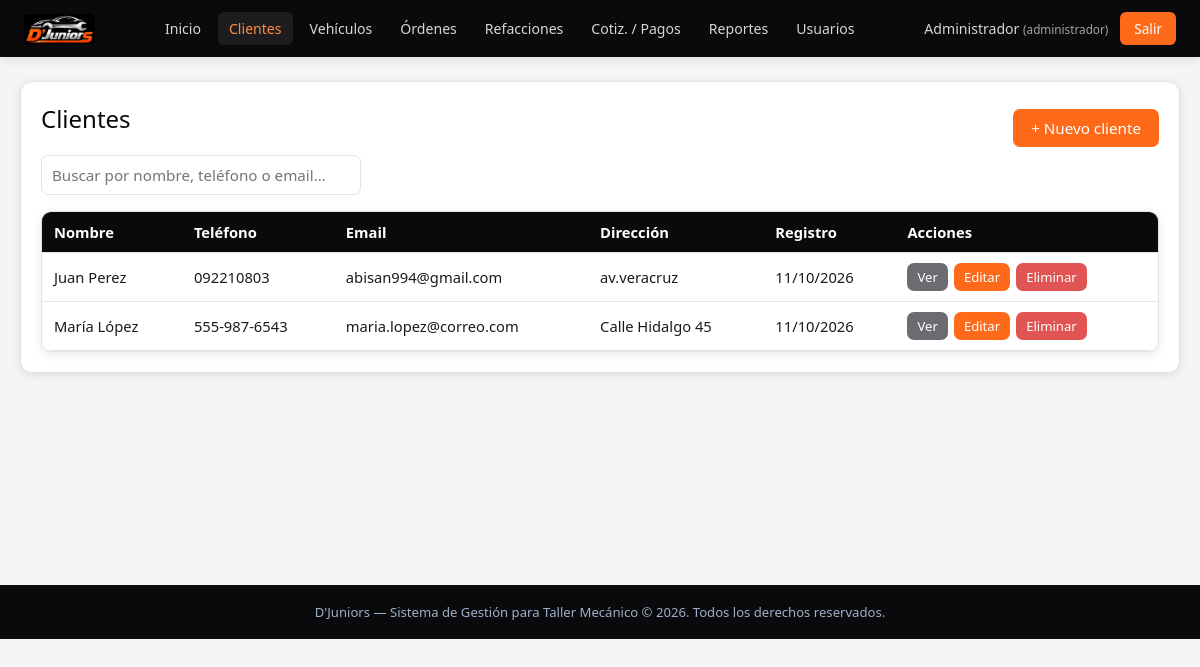
The page /clientes/index.php (signed in) on the database its author committed.
### tables this page shows
CREATE TABLE IF NOT EXISTS `clientes` (
  `id` int(11) NOT NULL AUTO_INCREMENT,
  `nombre` varchar(150) NOT NULL,
  `telefono` varchar(20) DEFAULT NULL,
  `email` varchar(150) DEFAULT NULL,
  `direccion` varchar(255) DEFAULT NULL,
  `acepta_aviso_privacidad` tinyint(1) NOT NULL DEFAULT '0',
  `fecha_aceptacion_privacidad` datetime DEFAULT NULL,
  `fecha_registro` timestamp NOT NULL DEFAULT CURRENT_TIMESTAMP,
  `estado` enum('activo','inactivo') NOT NULL DEFAULT 'activo',
  `usuario` varchar(50) DEFAULT NULL,
  `password` varchar(255) DEFAULT NULL,
  `portal_activo` tinyint(1) NOT NULL DEFAULT '0',
  `fecha_ultimo_acceso` datetime DEFAULT NULL,
  PRIMARY KEY (`id`),
  UNIQUE KEY `usuario` (`usuario`)
);

### clientes/index.php (the view, shortened to what this page needs)
<?php
$pdo = conectarDB();
$busqueda = trim($_GET['q'] ?? '');
if ($busqueda !== '') {
    $stmt = $pdo->prepare("SELECT * FROM clientes WHERE estado='activo' AND (nombre LIKE ? OR telefono LIKE ? OR email LIKE ?) ORDER BY nombre");
    $like = "%$busqueda%";
    $stmt->execute([$like, $like, $like]);
} else {
    $stmt = $pdo->query("SELECT * FROM clientes WHERE estado='activo' ORDER BY nombre");
}
$clientes = $stmt->fetchAll();
require_once __DIR__ . '/../includes/header.php';
?>
<div class="panel">
    <div class="flex-entre">
        <h2 class="mt-0">Clientes</h2>
        <a href="crear.php" class="btn">+ Nuevo cliente</a>
    </div>
    <form method="GET" class="form-grupo" style="max-width:320px; margin-bottom:16px;">
        <input type="text" name="q" placeholder="Buscar por nombre, teléfono o email..." value="<?php echo htmlspecialchars($busqueda); ?>">
    </form>
    <div class="tabla-contenedor">
        <table>
            <thead>
                <tr><th>Nombre</th><th>Teléfono</th><th>Email</th><th>Dirección</th><th>Registro</th><th>Acciones</th></tr>
            </thead>
            <tbody>
                <?php foreach ($clientes as $c): ?>
                <tr>
                    <td><?php echo htmlspecialchars($c['nombre']); ?></td>
                    <td><?php echo htmlspecialchars($c['telefono']); ?></td>
                    <td><?php echo htmlspecialchars($c['email']); ?></td>
                    <td><?php echo htmlspecialchars($c['direccion']); ?></td>
                    <td><?php echo date('d/m/Y', strtotime($c['fecha_registro'])); ?></td>
                    <td class="acciones">
                        <a href="ver.php?id=<?php echo $c['id']; ?>" class="btn btn-sm btn-secundario">Ver</a>
                        <a href="editar.php?id=<?php echo $c['id']; ?>" class="btn btn-sm">Editar</a>
                        <a href="index.php?eliminar=<?php echo $c['id']; ?>" class="btn btn-sm btn-peligro confirmar-eliminar" data-mensaje="¿Eliminar este cliente?">Eliminar</a>
                    </td>
                </tr>
                <?php endforeach; ?>
            </tbody>
        </table>
    </div>
</div>
<?php require_once __DIR__ . '/../includes/footer.php'; ?>

### css/style.css (style rules this page uses)
:root { --navy: #0a0a0c; --navy-2: #151517; --navy-3: #1f1f22; --blue: #ff6a1a; --blue-light: #ff8c42; --blue-pale: #fff1e6; --plata: #c9ccd2; --plata-oscura: #9a9ea6; --surface: #f5f5f6; --card-border: #e4e4e8; --texto: #1a1a1c; --gris: #6b6b72; --blanco: #ffffff; --verde: #1f9d6b; --rojo: #e05454; --amarillo: #e0a233; --sombra: 0 2px 10px rgba(10,10,12,0.10); --tabbar-h: 62px; }
* { box-sizing: border-box; }
body { margin: 0; font-family: 'Segoe UI', Arial, sans-serif; background: var(--surface); color: var(--texto); }
a { text-decoration: none; color: inherit; }
.panel { background: var(--blanco); border-radius: 12px; border: 1px solid var(--card-border); box-shadow: var(--sombra); padding: 20px; margin-bottom: 20px; }
.panel h2, .panel h3 { margin-top: 0; color: var(--navy); font-weight: 500; }
.form-grupo { margin-bottom: 14px; display: flex; flex-direction: column; gap: 6px; }
input, select, textarea { padding: 9px 10px; border: 1px solid var(--card-border); border-radius: 7px; font-size: 0.95rem; width: 100%; font-family: inherit; background: var(--blanco); color: var(--texto); }
.btn { display: inline-block; padding: 9px 18px; border: none; border-radius: 7px; background: var(--blue); color: #fff; cursor: pointer; font-size: 0.95rem; font-weight: 500; transition: background .2s; }
.btn-secundario { background: var(--gris); }
.btn-peligro { background: var(--rojo); }
.btn-sm { padding: 5px 10px; font-size: 0.82rem; }
table { width: 100%; border-collapse: collapse; background: var(--blanco); }
thead { background: var(--navy); color: #fff; }
th, td { padding: 10px 12px; text-align: left; border-bottom: 1px solid var(--card-border); font-size: 0.92rem; }
.tabla-contenedor { overflow-x: auto; border-radius: 10px; box-shadow: var(--sombra); border: 1px solid var(--card-border); }
.flex-entre { display: flex; justify-content: space-between; align-items: center; flex-wrap: wrap; gap: 10px; }
.mt-0 { margin-top: 0; }
.acciones { display: flex; gap: 6px; flex-wrap: wrap; }

### rows shown on the page
clientes: nombre "Juan Perez", telefono "092210803", email "abisan994@gmail.com", direccion "av.veracruz", fecha_registro "11/10/2026"
clientes: nombre "María López", telefono "555-987-6543", email "maria.lopez@correo.com", direccion "Calle Hidalgo 45", fecha_registro "11/10/2026"

### other values the page prints
$usuario['nombre'] "Administrador"
$cliente ? 'cliente' : $usuario['rol'] "administrador"
